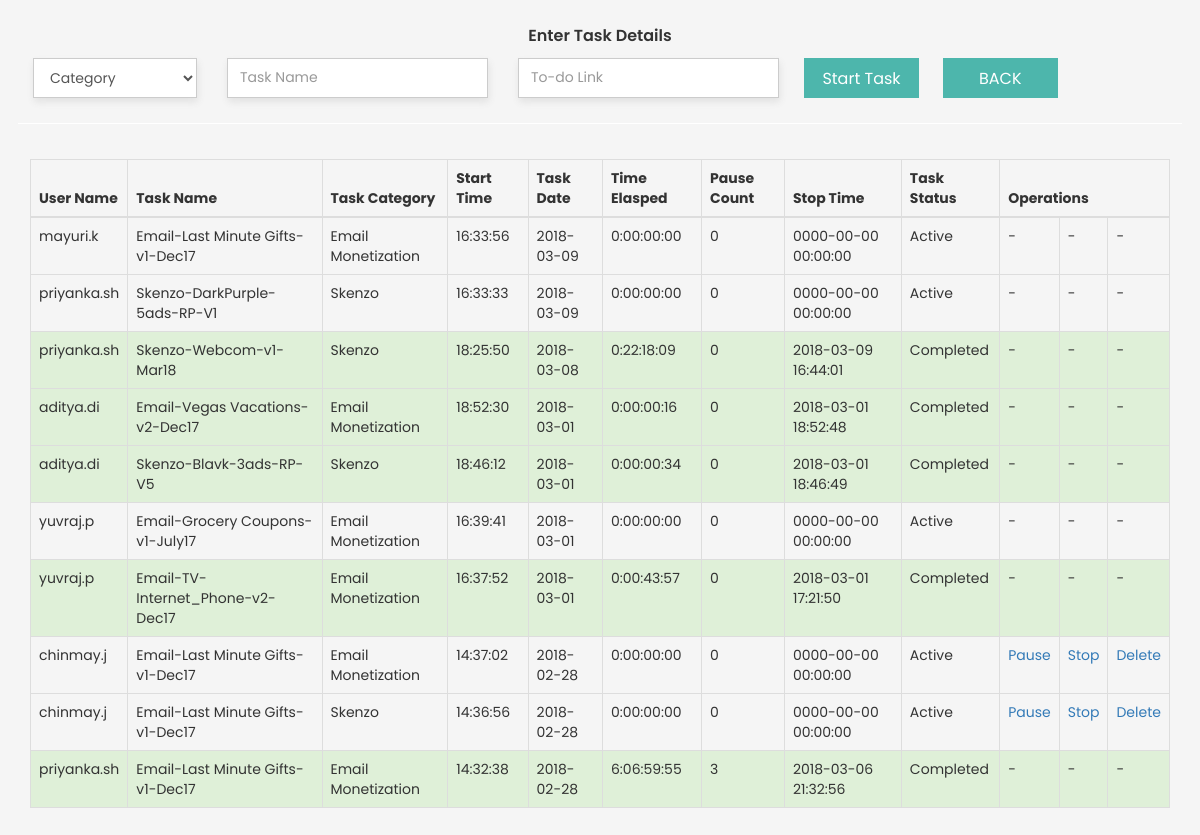
The page /AddNewTask.php (signed in) on the database its author committed.
### tables this page shows
CREATE TABLE `taskdetails` (
  `TaskID` int(11) NOT NULL,
  `Username` varchar(50) NOT NULL,
  `TaskName` varchar(50) NOT NULL,
  `TaskCategory` varchar(30) NOT NULL,
  `StartTime` time NOT NULL,
  `TaskDate` date NOT NULL,
  `DaysElapsed` smallint(6) NOT NULL DEFAULT '0',
  `TimeElapsed` time NOT NULL DEFAULT '00:00:00',
  `StopTime` datetime NOT NULL DEFAULT '0000-00-00 00:00:00',
  `PauseCount` int(11) NOT NULL,
  `Counter` tinyint(1) NOT NULL DEFAULT '0',
  `Pauseflag` varchar(10) NOT NULL DEFAULT 'Pause',
  `Stopflag` tinyint(1) NOT NULL,
  `TodoLink` varchar(500) NOT NULL,
  `TaskStatus` varchar(20) NOT NULL DEFAULT 'Active'
);

### connect.php (called while the page is built, shortened)
<?php
class connect
{
	function __Construct()
	{
		 $this->conn = new mysqli("localhost","root","root","teamdm");
	}
}
?>

### AddNewTask.php (the view, shortened to what this page needs)
<?php
    include 'connect.php';
    include 'style.php';
    echo "<body class='dashpg'>
    		<form id='newtaskform' name='userform' method='post' action='' class='clearfix'>
    		 <div class='taskdetailWrap clearfix'>
         <div class='dashtitle'>
            <span>Enter Task Details</span>
         </div>
                 <div class='col-md-2'>
                   <select name='taskcat' class='selectpicker form-control dashform-control'>
                   <option value='Category'>Category</option>
                   <option value='Email Monetization'>Email Monetization</option>
                   <option value='Skenzo'>Skenzo</option>
                   <option value='General'>General</option>
                   </select>
                   <p id='terr1' class='para'></p>
                 </div>
                 <div class='col-md-3'>
                   <input type='text' name='taskdetail' placeholder='Task Name' class='form-control dashform-control'>
                   <p id='terr2' class='para'></p>
                 </div>
                 <div class='col-md-3'>
                   <input type='text' name='tasklink' placeholder='To-do Link' class='form-control dashform-control'>
                   <p id='terr3' class='para'></p>
                 </div>
                 <div>
                   <input type='submit' class='dashbtn' name='startbtn' value='Start Task'/>
                   <input type='button' class='dashbtn' name='backbtn' value='BACK'/>
                 </div>
            </div>";
        $convar  = new connect();
        $resultset = mysqli_query($convar->conn,"SELECT * from taskdetails ORDER BY TaskID desc limit 10");
        $uname=$_SESSION['login_user'];
        echo '<div class="table-responsive taskcontainer">
                    <table id="alltaskdata" class="table table-bordered">
                    <thead>
                    <tr>
                    <th>User Name</th>
                     <th>Task Name</th>
                     <th>Task Category</th>
                     <th>Start Time</th>
                     <th>Task Date</th>
                     <th>Time Elasped</th>
                     <th>Pause Count</th>
                     <th>Stop Time</th>
                     <th>Task Status</th>
                     <th colspan="3">Operations</th>
                     </tr>
                    </thead>
                    <tbody>';
        while($result = mysqli_fetch_row($resultset)){
                $tid=$result[0];
                if($result[14]=='Halted')
                {
                  echo "<tr class='danger'>";
                }
                else if($result[14]=='Completed'){
                  echo "<tr class='success'>";
                }
                else{
                  echo "<tr>";
                }
                       echo"<td>$result[1]</td>
                       <td data-task-num=$tid>$result[2]</td>
                       <td>$result[3]</td>
                       <td>$result[4]</td>
                       <td>$result[5]</td>
                       <td class='Timer$tid'>$result[6]:$result[7]</td>
                       <td class='pcount$tid'>$result[9]</td>
                       <td class='stoptime$tid'>$result[8]</td>";
                   if ($uname == $result[1] && $result[12] == 0)
                  {
                       echo "<td class='statusfield$tid'>$result[14]</td>
                             <td><a href='javascript:halttask($tid)' class='pausefield$tid'>$result[11]</a></td>
                             <td><a href='javascript:stoptask($tid)' class='stopfield$tid'>Stop</a></td>
                             <td><a href='javascript:deltask($tid)' class='delfield$tid'>Delete</a></td>
                             </tr>";
                   } else {
                       echo "<td class='statusfield$tid'>$result[14]</td>
                             <td>-</td>
                             <td>-</td>
                             <td>-</td>
                             </tr>";
                   }
          }
    echo"</tbody></table>";
    echo "</form></body>";
?>

### style.php (style rules this page uses)
.dashpg { background: #f5f5f5;font-family:'Poppins',Arial,sans-serif; position: relative;overflow-x: hidden;height: 100% }
.dashpg .taskdetailWrap { padding:25px 0;width:97%;border-bottom:1px solid #fff;margin:0 auto }
.dashpg .dashbtn { appearance:none;-webkit-appearance:none;border:0;outline:none;color: #fff;font-family: 'Poppins',Arial,sans-serif;background: #4db6ac;font-size: 16px;width:115px;height:40px;padding: 10px;margin:0 10px 0 }
.dashpg .dashtitle { font-size: 16px;padding-bottom:10px;font-weight: 600;text-align: center }
.dashpg .dashform-control { height: 40px;border-radius: 0;box-shadow: 1px 4px 7px #e2e2e2 }
.dashpg .taskcontainer { padding:35px 0;width:95%;margin:0 auto }

### rows shown on the page
taskdetails: Username "mayuri.k", TaskName "Email-Last Minute Gifts-v1-Dec17", TaskCategory "Email Monetization", StartTime "16:33:56", TaskDate "2018-03-09", DaysElapsed "0", TimeElapsed "00:00:00", PauseCount "0", StopTime "0000-00-00 00:00:00", TaskStatus "Active"
taskdetails: Username "priyanka.sh", TaskName "Skenzo-DarkPurple-5ads-RP-V1", TaskCategory "Skenzo", StartTime "16:33:33", TaskDate "2018-03-09", DaysElapsed "0", TimeElapsed "00:00:00", PauseCount "0", StopTime "0000-00-00 00:00:00", TaskStatus "Active"
taskdetails: Username "priyanka.sh", TaskName "Skenzo-Webcom-v1-Mar18", TaskCategory "Skenzo", StartTime "18:25:50", TaskDate "2018-03-08", DaysElapsed "0", TimeElapsed "22:18:09", PauseCount "0", StopTime "2018-03-09 16:44:01", TaskStatus "Completed"
taskdetails: Username "aditya.di", TaskName "Email-Vegas Vacations-v2-Dec17", TaskCategory "Email Monetization", StartTime "18:52:30", TaskDate "2018-03-01", DaysElapsed "0", TimeElapsed "00:00:16", PauseCount "0", StopTime "2018-03-01 18:52:48", TaskStatus "Completed"
taskdetails: Username "aditya.di", TaskName "Skenzo-Blavk-3ads-RP-V5", TaskCategory "Skenzo", StartTime "18:46:12", TaskDate "2018-03-01", DaysElapsed "0", TimeElapsed "00:00:34", PauseCount "0", StopTime "2018-03-01 18:46:49", TaskStatus "Completed"
taskdetails: Username "yuvraj.p", TaskName "Email-Grocery Coupons-v1-July17", TaskCategory "Email Monetization", StartTime "16:39:41", TaskDate "2018-03-01", DaysElapsed "0", TimeElapsed "00:00:00", PauseCount "0", StopTime "0000-00-00 00:00:00", TaskStatus "Active"
taskdetails: Username "yuvraj.p", TaskName "Email-TV-Internet_Phone-v2-Dec17", TaskCategory "Email Monetization", StartTime "16:37:52", TaskDate "2018-03-01", DaysElapsed "0", TimeElapsed "00:43:57", PauseCount "0", StopTime "2018-03-01 17:21:50", TaskStatus "Completed"
taskdetails: Username "chinmay.j", TaskName "Email-Last Minute Gifts-v1-Dec17", TaskCategory "Email Monetization", StartTime "14:37:02", TaskDate "2018-02-28", DaysElapsed "0", TimeElapsed "00:00:00", PauseCount "0", StopTime "0000-00-00 00:00:00", TaskStatus "Active", Pauseflag "Pause"
taskdetails: Username "chinmay.j", TaskName "Email-Last Minute Gifts-v1-Dec17", TaskCategory "Skenzo", StartTime "14:36:56", TaskDate "2018-02-28", DaysElapsed "0", TimeElapsed "00:00:00", PauseCount "0", StopTime "0000-00-00 00:00:00", TaskStatus "Active", Pauseflag "Pause"
taskdetails: Username "priyanka.sh", TaskName "Email-Last Minute Gifts-v1-Dec17", TaskCategory "Email Monetization", StartTime "14:32:38", TaskDate "2018-02-28", DaysElapsed "6", TimeElapsed "06:59:55", PauseCount "3", StopTime "2018-03-06 21:32:56", TaskStatus "Completed"
